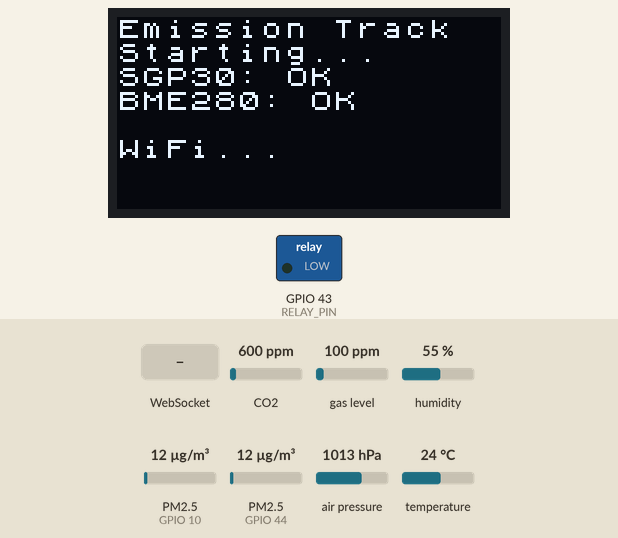
The sketch below on a simulated ESP32-S3. Parts: 128×64 one-colour display, switched loads named in the sketch (green lamp = pin HIGH). Wiring (inferred from the names in the program): 2 × dust sensor: data GPIO 10 / data GPIO 44. The test bench sets the inputs (shaded band); at power-on: CO2 600 ppm, gas level 100 ppm, humidity 55 %, PM2.5 (sensors on GPIO 10, GPIO 44) 12 µg/m³, air pressure 1013 hPa, temperature 24 °C. WiFi joins after 1.5 s; servers stay silent unless stated; what the sketch prints to the serial monitor is not drawn.

Above: at 2.1 s.
At 5.2 s:
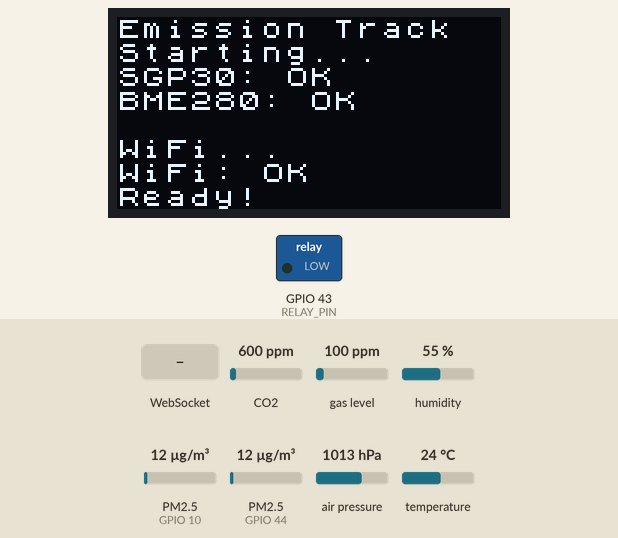
5.3 s: WebSocket text "FAN_ON" received
At 6.2 s:
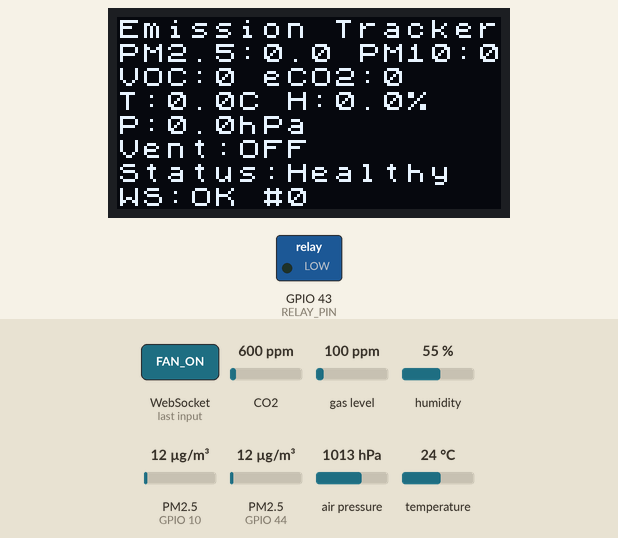
7.1 s: WebSocket text "POMPA_ON" received
8.7 s: WebSocket text "FAN_OFF" received
At 35.7 s:
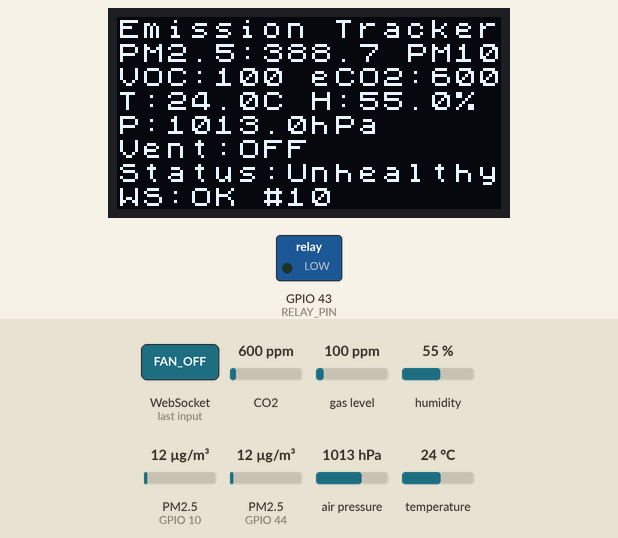
Timing chart, 0 to 37.2 s (numbered marks = the images above; inputs shaded):
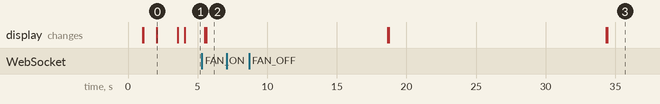

Measured:
- after the input at 5.3 s, the display: first changes after 0.23 s (image 2 shows a later state)
- after the input at 7.1 s, every drawn part: stays the same
- what the display in image 0 shows lasts 1.5 s, from 2.1 s to 3.6 s

The sketch:

esp32_production_working.ino
```cpp
/**
 * ESP32-S3 Emission Tracker - Production Version
 * Based on working debug version with full sensor integration
 */

#include <ArduinoJson.h>
#include <U8x8lib.h>
#include <WebSocketsClient.h>
#include <WiFi.h>
#include <Wire.h>

// Sensor Libraries
#include <Adafruit_BME280.h>
#include <Adafruit_SGP30.h>

// Configuration
const char *ssid = "YOUR_WIFI_SSID";
const char *password = "YOUR_WIFI_PASSWORD";
const char *ws_host = "YOUR_PC_IP";
const int ws_port = 3000;

#define RELAY_PIN 43
#define DUST_PIN 44      // PM2.5 sensor pin
#define DUST_PM10_PIN 10 // PM10 sensor pin (SWD10)

// I2C Devices
U8X8_SSD1306_128X64_NONAME_HW_I2C u8x8(U8X8_PIN_NONE);
WebSocketsClient webSocket;
Adafruit_SGP30 sgp;
Adafruit_BME280 bme;

// Variables
bool isConnected = false;
bool bmeInitialized = false;
bool sgpInitialized = false;
unsigned long lastSendTime = 0;
unsigned long sgpStartTime = 0;
int messageCount = 0;

// Dust sensor (PM2.5)
unsigned long dustStartTime = 0;
unsigned long lowpulseoccupancy = 0;
float concentration = 0;

// Dust sensor (PM10)
unsigned long dustPM10StartTime = 0;
unsigned long lowpulseoccupancyPM10 = 0;
float concentrationPM10 = 0;

// Timing - CRITICAL: Don't make these too frequent!
const unsigned long sendInterval = 3000;    // 3 seconds (was 2, caused issues)
const unsigned long dustSampleTime = 30000; // 30 seconds (default)
// const unsigned long dustSampleTime = 15000; // 15 seconds (faster, less
// accurate) const unsigned long dustSampleTime = 10000; // 10 seconds (fastest,
// least accurate)

void setup() {
  Serial.begin(115200);
  delay(1000);

  Serial.println("\n========================================");
  Serial.println("ESP32-S3 Emission Tracker");
  Serial.println("========================================\n");

  // GPIO
  pinMode(RELAY_PIN, OUTPUT);
  digitalWrite(RELAY_PIN, LOW);
  pinMode(DUST_PIN, INPUT);      // PM2.5
  pinMode(DUST_PM10_PIN, INPUT); // PM10

  // I2C
  Wire.begin();
  Wire.setClock(100000);

  // OLED - Initialize once, update rarely
  Serial.println("[OLED] Initializing...");
  u8x8.begin();
  u8x8.setFlipMode(1);
  u8x8.setFont(u8x8_font_chroma48medium8_r);
  u8x8.clear();
  u8x8.drawString(0, 0, "Emission Track");
  u8x8.drawString(0, 1, "Starting...");
  Serial.println("[OLED] ✓ OK");

  // SGP30
  Serial.println("[SGP30] Initializing...");
  if (sgp.begin()) {
    sgp.IAQinit();
    sgpStartTime = millis();
    sgpInitialized = true;
    u8x8.drawString(0, 2, "SGP30: OK");
    Serial.println("[SGP30] ✓ OK");
  } else {
    u8x8.drawString(0, 2, "SGP30: FAIL");
    Serial.println("[SGP30] ✗ FAILED (continuing anyway)");
  }

  // BME280
  Serial.println("[BME280] Initializing...");
  if (bme.begin(0x76) || bme.begin(0x77)) {
    bmeInitialized = true;
    u8x8.drawString(0, 3, "BME280: OK");
    Serial.println("[BME280] ✓ OK");
  } else {
    u8x8.drawString(0, 3, "BME280: FAIL");
    Serial.println("[BME280] ✗ FAILED (continuing anyway)");
  }

  delay(1000);

  // WiFi
  Serial.println("[WiFi] Connecting...");
  u8x8.drawString(0, 5, "WiFi...");
  WiFi.mode(WIFI_STA);
  WiFi.begin(ssid, password);
  WiFi.setTxPower(WIFI_POWER_11dBm);

  int attempts = 0;
  while (WiFi.status() != WL_CONNECTED && attempts < 30) {
    delay(500);
    Serial.print(".");
    attempts++;
  }
  Serial.println();

  if (WiFi.status() != WL_CONNECTED) {
    Serial.println("[WiFi] ✗ FAILED!");
    u8x8.drawString(0, 6, "WiFi: FAIL");
    while (1)
      delay(10);
  }

  Serial.println("[WiFi] ✓ Connected");
  Serial.printf("[WiFi] IP: %s\n", WiFi.localIP().toString().c_str());
  u8x8.drawString(0, 6, "WiFi: OK");

  delay(500);

  // WebSocket
  Serial.println("[WS] Setting up...");
  webSocket.begin(ws_host, ws_port, "/");
  webSocket.onEvent(webSocketEvent);
  webSocket.setReconnectInterval(5000);
  Serial.println("[WS] ✓ Configured");

  u8x8.drawString(0, 7, "Ready!");

  dustStartTime = millis();
  dustPM10StartTime = millis();

  Serial.println("\n✓ Initialization complete");
  Serial.printf("Free heap: %d bytes\n\n", ESP.getFreeHeap());
}

void loop() {
  // CRITICAL: Call webSocket.loop() FIRST and OFTEN
  webSocket.loop();

  // Read PM2.5 dust sensor (non-blocking, lightweight)
  unsigned long duration = pulseIn(DUST_PIN, LOW, 100000); // 100ms timeout
  if (duration > 0) {
    lowpulseoccupancy += duration;
  }

  // Read PM10 dust sensor (non-blocking, lightweight)
  unsigned long durationPM10 =
      pulseIn(DUST_PM10_PIN, LOW, 100000); // 100ms timeout
  if (durationPM10 > 0) {
    lowpulseoccupancyPM10 += durationPM10;
  }

  // Debug output every 5 seconds to check if sensor is reading
  static unsigned long lastDustDebug = 0;
  if (millis() - lastDustDebug > 5000) {
    lastDustDebug = millis();
    Serial.printf("[Dust Debug] PM2.5 Pin:%d LPO:%lu | PM10 Pin:%d LPO:%lu\n",
                  DUST_PIN, lowpulseoccupancy, DUST_PM10_PIN,
                  lowpulseoccupancyPM10);

    // Check if sensor is connected (read pin state)
    int pinStatePM25 = digitalRead(DUST_PIN);
    int pinStatePM10 = digitalRead(DUST_PM10_PIN);
    Serial.printf("[Dust Debug] PM2.5 Pin State: %d | PM10 Pin State: %d\n",
                  pinStatePM25, pinStatePM10);

    if (lowpulseoccupancy == 0 && lowpulseoccupancyPM10 == 0) {
      Serial.println("[Dust Debug] ⚠️ WARNING: No pulses detected! Check:");
      Serial.println("  1. Sensor wiring (voltage divider installed?)");
      Serial.println("  2. Sensor power supply (5V connected?)");
      Serial.println("  3. Pin connections (RX7/SWD10 correct?)");
      Serial.println("  4. Sensor preheat (3 minutes completed?)");
    }
  }

  // Calculate PM2.5 every 30s
  if ((millis() - dustStartTime) > dustSampleTime) {
    float ratio = lowpulseoccupancy / (dustSampleTime * 10.0);

    // Check if we have valid data (ratio > 0 means pulses were detected)
    if (lowpulseoccupancy == 0) {
      Serial.println(
          "[Dust] ⚠️ PM2.5: No pulses detected - sensor may not be working!");
      Serial.println(
          "[Dust] ⚠️ Check wiring, power supply, and voltage divider!");
      // Keep previous value or set to 0, don't use 0.62 (formula constant)
      if (concentration == 0.62) {
        concentration = 0; // Reset to 0 if it's just the formula constant
      }
    } else {
      concentration =
          1.1 * pow(ratio, 3) - 3.8 * pow(ratio, 2) + 520 * ratio + 0.62;
      Serial.printf("[Dust] PM2.5: %.2f (Ratio:%.4f LPO:%lu μs)\n",
                    concentration, ratio, lowpulseoccupancy);
    }

    lowpulseoccupancy = 0;
    dustStartTime = millis();
  }

  // Calculate PM10 every 30s
  if ((millis() - dustPM10StartTime) > dustSampleTime) {
    float ratioPM10 = lowpulseoccupancyPM10 / (dustSampleTime * 10.0);

    // Check if we have valid data
    if (lowpulseoccupancyPM10 == 0) {
      Serial.println(
          "[Dust] ⚠️ PM10: No pulses detected - sensor may not be working!");
      Serial.println(
          "[Dust] ⚠️ Check wiring, power supply, and voltage divider!");
      // Keep previous value or set to 0, don't use 0.62 (formula constant)
      if (concentrationPM10 == 0.62) {
        concentrationPM10 = 0; // Reset to 0 if it's just the formula constant
      }
    } else {
      concentrationPM10 = 1.1 * pow(ratioPM10, 3) - 3.8 * pow(ratioPM10, 2) +
                          520 * ratioPM10 + 0.62;
      Serial.printf("[Dust] PM10: %.2f (Ratio:%.4f LPO:%lu μs)\n",
                    concentrationPM10, ratioPM10, lowpulseoccupancyPM10);
    }

    lowpulseoccupancyPM10 = 0;
    dustPM10StartTime = millis();
  }

  // Send data every 3 seconds (NOT 2, too fast!)
  if (isConnected && (millis() - lastSendTime > sendInterval)) {
    lastSendTime = millis();
    sendSensorData();
  }

  delay(10); // Small delay for stability
}

void sendSensorData() {
  // Read sensors - FAST, no blocking!
  uint16_t voc = 0, eco2 = 0, h2 = 0, ethanol = 0;
  float temp = 0, hum = 0, press = 0;

  // SGP30 - Only if initialized and ready
  bool sgpReady = sgpInitialized && (millis() - sgpStartTime > 15000);
  if (sgpReady) {
    if (sgp.IAQmeasure()) {
      voc = sgp.TVOC;
      eco2 = sgp.eCO2;
    }
    // Read raw values ONLY if IAQ succeeded
    if (voc > 0 && sgp.IAQmeasureRaw()) {
      h2 = sgp.rawH2;
      ethanol = sgp.rawEthanol;
    }
  }

  // BME280 - Only if initialized
  if (bmeInitialized) {
    temp = bme.readTemperature();
    hum = bme.readHumidity();
    press = bme.readPressure() / 100.0F;
  }

  // Relay control
  bool relayState = (voc > 250);
  digitalWrite(RELAY_PIN, relayState ? HIGH : LOW);

  // Build JSON - Keep it simple!
  StaticJsonDocument<512> doc; // Increased size to ensure PM10 fits
  doc["type"] = "sensor_data";
  doc["device"] = "ESP32-S3";
  doc["voc"] = voc;
  doc["eco2"] = eco2;
  doc["h2"] = h2;
  doc["ethanol"] = ethanol;
  doc["pm25"] = concentration;
  doc["pm10"] = concentrationPM10; // Always include, even if 0
  doc["temperature"] = temp;
  doc["humidity"] = hum;
  doc["pressure"] = press;
  doc["status"] = relayState ? "Unhealthy" : "Healthy";
  doc["relay_state"] = relayState ? "ON" : "OFF";
  doc["heap"] = ESP.getFreeHeap();

  String jsonString;
  serializeJson(doc, jsonString);

  // Debug: Log PM10 value before sending
  Serial.printf("[JSON Debug] PM10=%.2f PM25=%.2f\n", concentrationPM10,
                concentration);

  // Send
  bool result = webSocket.sendTXT(jsonString);

  if (result) {
    messageCount++;
    Serial.printf("[WS] → #%d (%d bytes) PM10=%.2f\n", messageCount,
                  jsonString.length(), concentrationPM10);

    // Update OLED every 5 messages (more frequent for better visibility)
    if (messageCount % 5 == 0) {
      updateDisplay(voc, eco2, temp, hum, press, concentration,
                    concentrationPM10, relayState);
      Serial.printf("[Data] VOC:%d eCO2:%d T:%.1f H:%.1f P:%.1f PM2.5:%.1f "
                    "PM10:%.1f Relay:%s\n",
                    voc, eco2, temp, hum, press, concentration,
                    concentrationPM10, relayState ? "ON" : "OFF");
    }
  } else {
    Serial.println("[WS] ✗ Send failed");
  }
}

void updateDisplay(uint16_t voc, uint16_t eco2, float temp, float hum,
                   float press, float pm25, float pm10, bool relay) {
  // OLED Display Layout (128x64, 8 rows x 16 columns)
  // Row 0: Header
  u8x8.setCursor(0, 0);
  u8x8.print("Emission Tracker");

  // Row 1: PM2.5 and PM10 (most important)
  u8x8.setCursor(0, 1);
  u8x8.printf("PM2.5:%.1f PM10:%.1f", pm25, pm10);

  // Row 2: VOC and eCO2
  u8x8.setCursor(0, 2);
  u8x8.printf("VOC:%d eCO2:%d", voc, eco2);

  // Row 3: Temperature and Humidity
  u8x8.setCursor(0, 3);
  u8x8.printf("T:%.1fC H:%.1f%%", temp, hum);

  // Row 4: Pressure
  u8x8.setCursor(0, 4);
  u8x8.printf("P:%.1fhPa", press);

  // Row 5: Ventilation Status
  u8x8.setCursor(0, 5);
  u8x8.printf("Vent:%s", relay ? "ON " : "OFF");

  // Row 6: Status (Healthy/Unhealthy)
  u8x8.setCursor(0, 6);
  if (voc > 250 || pm25 > 50) {
    u8x8.print("Status:Unhealthy");
  } else {
    u8x8.print("Status:Healthy  ");
  }

  // Row 7: Connection status and message count
  u8x8.setCursor(0, 7);
  u8x8.printf("WS:%s #%d", isConnected ? "OK" : "OFF", messageCount);
}

void webSocketEvent(WStype_t type, uint8_t *payload, size_t length) {
  switch (type) {
  case WStype_DISCONNECTED: {
    Serial.println("[WS] ✗ Disconnected");
    isConnected = false;
  } break;

  case WStype_CONNECTED: {
    Serial.printf("[WS] ✓ Connected: %s\n", payload);
    isConnected = true;
    messageCount = 0;

    // Send init
    delay(100);
    String initMsg = "{\"type\":\"init\",\"device\":\"ESP32-S3\",\"ip\":\"" +
                     WiFi.localIP().toString() + "\"}";
    webSocket.sendTXT(initMsg);
    Serial.println("[WS] → Init sent");

    updateDisplay(0, 0, 0, 0, 0, 0, 0, false);
  } break;

  case WStype_TEXT: {
    Serial.printf("[WS] ← %s\n", payload);

    // Parse command
    StaticJsonDocument<128> doc;
    if (deserializeJson(doc, payload) == DeserializationError::Ok) {
      const char *cmd = doc["action"];
      if (cmd) {
        if (strcmp(cmd, "FAN_ON") == 0 || strcmp(cmd, "POMPA_ON") == 0) {
          digitalWrite(RELAY_PIN, HIGH);
          Serial.println("[Relay] Manual ON");
        } else if (strcmp(cmd, "FAN_OFF") == 0 ||
                   strcmp(cmd, "POMPA_OFF") == 0) {
          digitalWrite(RELAY_PIN, LOW);
          Serial.println("[Relay] Manual OFF");
        }
      }
    }
  } break;

  case WStype_ERROR: {
    Serial.printf("[WS] ✗ Error: %s\n", payload);
  } break;
  }
}
```
